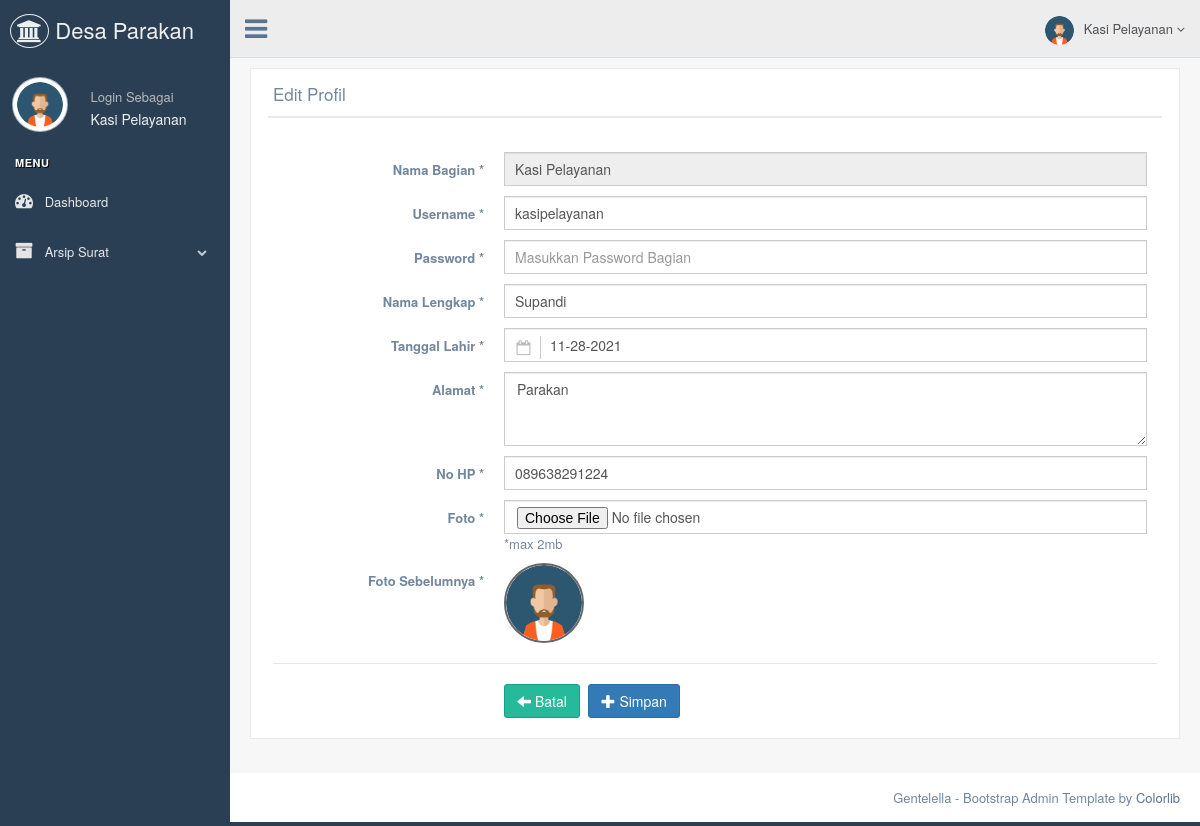
Page /bagian/editprofile.php (signed in) on the committed database.
### tables this page shows
CREATE TABLE `tb_bagian` (
  `id_bagian` int(11) NOT NULL,
  `nama_bagian` varchar(120) NOT NULL,
  `username_admin_bagian` varchar(50) NOT NULL,
  `password_bagian` varchar(50) NOT NULL,
  `nama_lengkap` varchar(70) NOT NULL,
  `tanggal_lahir_bagian` date NOT NULL,
  `alamat` text NOT NULL,
  `no_hp_bagian` varchar(12) NOT NULL,
  `gambar` varchar(255) NOT NULL
);

### bagian/editprofile.php (the view, shortened to what this page needs)
<!DOCTYPE html>
<html lang="en">
<head>
  <link href="../assets/vendors/bootstrap/dist/css/bootstrap.min.css" rel="stylesheet">
  <link href="../assets/vendors/font-awesome/css/font-awesome.min.css" rel="stylesheet">
  <link href="../assets/vendors/nprogress/nprogress.css" rel="stylesheet">
  <link href="../assets/vendors/iCheck/skins/flat/green.css" rel="stylesheet">
  <link href="../assets/vendors/google-code-prettify/bin/prettify.min.css" rel="stylesheet">
  <link href="../assets/vendors/select2/dist/css/select2.min.css" rel="stylesheet">
  <link href="../assets/vendors/switchery/dist/switchery.min.css" rel="stylesheet">
  <link href="../assets/vendors/bootstrap-daterangepicker/daterangepicker.css" rel="stylesheet">
  <link href="../assets/vendors/bootstrap-datetimepicker/build/css/bootstrap-datetimepicker.css" rel="stylesheet">
  <link href="../assets/vendors/starrr/dist/starrr.css" rel="stylesheet">
  <link href="../assets/vendors/bootstrap-daterangepicker/daterangepicker.css" rel="stylesheet">
  <link href="../assets/build/css/custom.min.css" rel="stylesheet">
</head>
<body class="nav-md">
  <div class="container body">
    <div class="main_container">
      <?php
      include("sidebarmenu.php");
      ?>
      <?php
      include("header.php");
      ?>
      <div class="right_col" role="main">
        <div class="">
          <div class="row">
            <div class="col-md-12 col-sm-12 col-xs-12">
              <div class="x_panel">
                <div class="x_title">
                  <h2> Edit Profil </h2>
                  <div class="clearfix"></div>
                </div>
                <div class="x_content">
                  <br />
                  <form action="proses/proses_editprofile.php" method="post" enctype="multipart/form-data" name="formeditprofile" id="demo-form2" data-parsley-validate class="form-horizontal form-label-left">
                    <?php include '../koneksi/koneksi.php';
                    $sql      = "SELECT * FROM tb_bagian where id_bagian='" . $_SESSION['id'] . "'";
                    $query    = mysqli_query($db, $sql);
                    $data     = mysqli_fetch_array($query);
                    $tgl_lahir = $data['tanggal_lahir_bagian'];
                    $tgl_lahir = date('m-d-Y', strtotime("$tgl_lahir")); ?>
                    <div class="form-group">
                      <label class="control-label col-md-3 col-sm-3 col-xs-12" for="last-name">Nama Bagian <span class="required">*</span>
                      </label>
                      <div class="col-md-9 col-sm-9 col-xs-12">
                        <input value="<?php echo $data['nama_bagian']; ?>" type="text" id="nama_bagian" name="nama_bagian" required="required" placeholder="Masukkan Nama Bagian" class="form-control col-md-7 col-xs-12" readonly="readonly">
                      </div>
                    </div>
                    <div class="form-group">
                      <label class="control-label col-md-3 col-sm-3 col-xs-12" for="last-name">Username <span class="required">*</span>
                      </label>
                      <div class="col-md-9 col-sm-9 col-xs-12">
                        <input value="<?php echo $data['username_admin_bagian']; ?>" type="text" id="username_admin_bagian" name="username_admin_bagian" required="required" maxlength="50" placeholder="Masukkan Username Admin Bagian" class="form-control col-md-7 col-xs-12">
                      </div>
                    </div>
                    <div class="form-group">
                      <label class="control-label col-md-3 col-sm-3 col-xs-12" for="last-name">Password <span class="required">*</span>
                      </label>
                      <div class="col-md-9 col-sm-9 col-xs-12">
                        <input type="password" id="password_bagian" name="password_bagian" required="required" maxlength="50" placeholder="Masukkan Password Bagian" class="form-control col-md-7 col-xs-12">
                      </div>
                    </div>
                    <div class="form-group">
                      <label class="control-label col-md-3 col-sm-3 col-xs-12" for="last-name">Nama Lengkap <span class="required">*</span>
                      </label>
                      <div class="col-md-9 col-sm-9 col-xs-12">
                        <input value="<?php echo $data['nama_lengkap']; ?>" type="text" id="nama_lengkap" name="nama_lengkap" required="required" maxlength="70" placeholder="Masukkan Nama Lengkap" class="form-control col-md-7 col-xs-12">
                      </div>
                    </div>
                    <div class="form-group">
                      <label class="control-label col-md-3 col-sm-3 col-xs-12" for="first-name">Tanggal Lahir <span class="required">*</span>
                      </label>
                      <div class="col-md-9 col-sm-9 col-xs-12">
                        <fieldset>
                          <div class="control-group">
                            <div class="controls">
                              <input type="text" value="<?php echo "$tgl_lahir" ?>" class="form-control has-feedback-left" id="single_cal3" name="tanggal_lahir_bagian" placeholder="" aria-describedby="inputSuccess2Status3" required="required">
                            </div>
                          </div>
                        </fieldset>
                      </div>
                    </div>
                    <div class="form-group">
                      <label class="control-label col-md-3 col-sm-3 col-xs-12">Alamat <span class="required">*</span>
                      </label>
                      <div class="col-md-9 col-sm-9 col-xs-12">
                        <textarea id="alamat" name="alamat" required="required" class="form-control" rows="3" placeholder='Masukkan Alamat'><?php echo $data['alamat']; ?></textarea>
                      </div>
                    </div>
                    <div class="form-group">
                      <label class="control-label col-md-3 col-sm-3 col-xs-12" for="last-name">No HP <span class="required">*</span>
                      </label>
                      <div class="col-md-9 col-sm-9 col-xs-12">
                        <input value="<?php echo $data['no_hp_bagian']; ?>" type="text" onkeyup="validAngka(this)" id="no_hp_bagian" name="no_hp_bagian" required="required" maxlength="12" placeholder="Masukkan Nomor HP" class="form-control col-md-7 col-xs-12">
                      </div>
                    </div>
                    <div class="form-group">
                      <label class="control-label col-md-3 col-sm-3 col-xs-12">Foto <span class="required">*</span>
                      </label>
                      <div class="col-md-9 col-sm-9 col-xs-12">
                        <input name="gambar" accept="image/png,image/jpeg,image/jpg" type="file" id="gambar" class="form-control" autocomplete="off" /> *max 2mb
                      </div>
                    </div>
                    <div class="form-group">
                      <label class="control-label col-md-3 col-sm-3 col-xs-12">Foto Sebelumnya <span class="required">*</span>
                      </label>
                      <div class="col-md-9 col-sm-9 col-xs-12">
                        <img src="../bagian/images/<?php echo $data['gambar']; ?>" class="img-circle" height="80" width="80" style="border: 2px solid #666666;" />
                      </div>
                    </div>
                    <div class="ln_solid"></div>
                    <div class="form-group">
                      <div class="col-md-6 col-sm-6 col-xs-12 col-md-offset-3">
                        <a href="profile.php" class="btn btn-success"><span class="glyphicon glyphicon-arrow-left"></span> Batal</a>
                        <button type="submit" name="input" value="Simpan" class="btn btn-primary"><i class="glyphicon glyphicon-plus"></i> Simpan</button>
                      </div>
                    </div>
                  </form>
                </div>
              </div>
            </div>
          </div>
        </div>
      </div>
      <footer>
        <div class="pull-right">
          Gentelella - Bootstrap Admin Template by <a href="https://colorlib.com">Colorlib</a>
        </div>
        <div class="clearfix"></div>
      </footer>
    </div>
  </div>
</body>
</html>

### bagian/sidebarmenu.php (shortened to what this page needs)
<?php
include '../koneksi/koneksi.php';
$sql      = "SELECT * FROM tb_bagian where id_bagian='" . $_SESSION['id'] . "'";
$query    = mysqli_query($db, $sql);
$data     = mysqli_fetch_array($query);
?>
<div class="col-md-3 left_col">
  <div class="left_col scroll-view">
    <div class="navbar nav_title" style="border: 0;">
      <a href="index.php" class="site_title"><i class="fa fa-institution"></i><span> Desa Parakan</span></a>
    </div>
    <div class="profile clearfix">
      <div class="profile_pic">
        <img src="images/<?php echo $data['gambar']; ?>" height="55" width="55" alt="" class="img-circle profile_img">
      </div>
      <div class="profile_info">
        <span>Login Sebagai</span>
        <h2><?php echo $_SESSION['nama']; ?></h2>
      </div>
    </div>
    <br />
    <div id="sidebar-menu" class="main_menu_side hidden-print main_menu">
      <div class="menu_section">
        <h3> Menu </h3>
        <ul class="nav side-menu">
          <li><a href="index.php"><i class="fa fa-tachometer"></i> Dashboard <span></span></a>
          <li><a><i class="fa fa-archive"></i> Arsip Surat <span class="fa fa-chevron-down"></span></a>
          </li>
        </ul>
      </div>
    </div>
  </div>
</div>

### bagian/header.php (shortened to what this page needs)
<?php
include '../koneksi/koneksi.php';
$sql  		= "SELECT * FROM tb_bagian where id_bagian='".$_SESSION['id']."'";
$query  	= mysqli_query($db, $sql);
$data 		= mysqli_fetch_array($query);
?>
        <div class="top_nav">
          <div class="nav_menu">
            <nav>
              <div class="nav toggle">
                <a id="menu_toggle"><i class="fa fa-bars"></i></a>
              </div>
              <ul class="nav navbar-nav navbar-right">
                <li class="">
                  <a href="javascript:;" class="user-profile dropdown-toggle" data-toggle="dropdown" aria-expanded="false">
                    <img src="images/<?php echo $data['gambar']; ?>" alt=""><?php echo $_SESSION['nama'];?>
                    <span class=" fa fa-angle-down"></span>
                  </a>
                </li>
              </ul>
            </nav>
          </div>
        </div>

### rows in the picture
tb_bagian: gambar (picture), nama_bagian "Kasi Pelayanan", username_admin_bagian "kasipelayanan", nama_lengkap "Supandi", tanggal_lahir_bagian "11-28-2021", alamat "Parakan", no_hp_bagian "089638291224"

### other values in the picture
$_SESSION['nama'] "Kasi Pelayanan"
